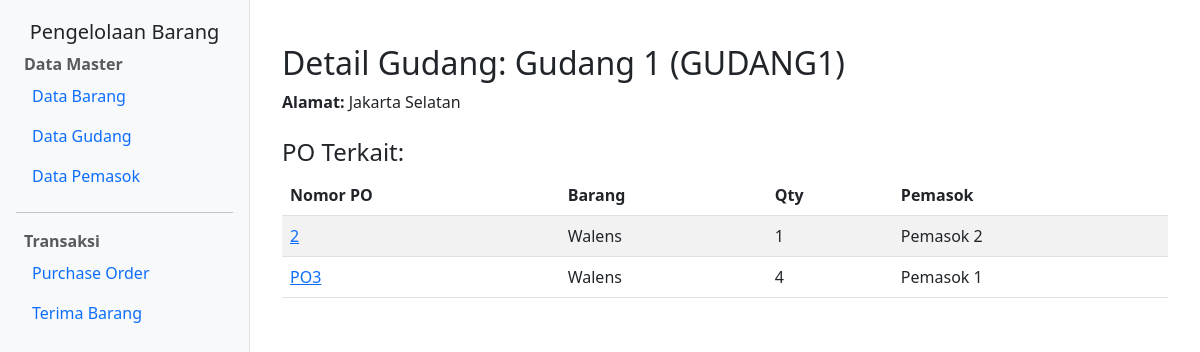
The page /gudang/detail/1/ on the database as committed earlier.
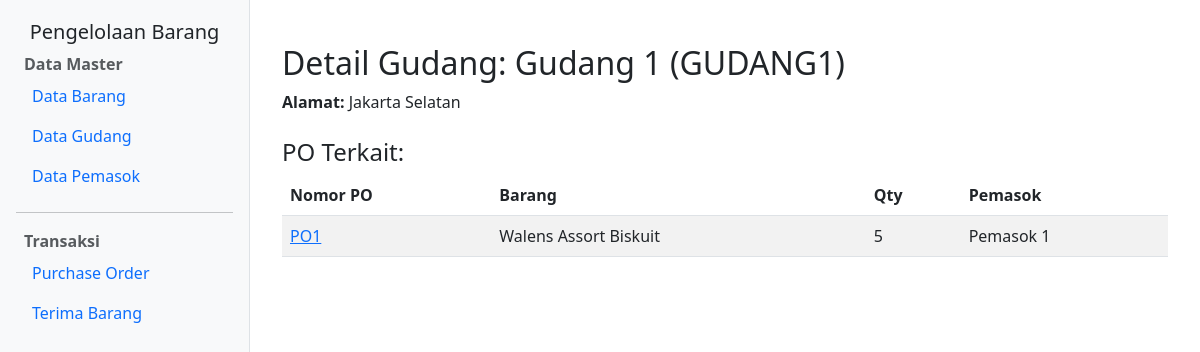
The same page on the database as committed later.
### app_barang/models.py (models this page shows, shortened)
class PO(models.Model):
    nomor_po = models.CharField(max_length=50, unique=True, null=False, blank=False)
    tanggal = models.DateField(null=False, blank=False)
    pemasok = models.ForeignKey(Pemasok, on_delete=models.PROTECT, null=False)
    gudang = models.ForeignKey(Gudang, on_delete=models.PROTECT, null=False)
    alamat_kirim = models.TextField(null=False, blank=False)
    kode_barang = models.ForeignKey(Barang, on_delete=models.PROTECT, null=False)
    qty_po = models.PositiveIntegerField(null=False)
    harga = models.DecimalField(max_digits=12, decimal_places=2, null=False)
    qty_terima = models.PositiveIntegerField(default=0)

class Barang(models.Model):
    TIPE_CHOICES = [
        ('G', 'General'),
        ('D', 'Detail'),
    ]
    kode = models.CharField(max_length=50, null=False, unique=True)
    nama = models.CharField(max_length=100, null=False, blank=False)
    tipe = models.CharField(max_length=1, choices=TIPE_CHOICES, null=False, blank=False)
    level = models.IntegerField(null=False, blank=False)
    induk = models.CharField(max_length=50, null=True, blank=True)
    satuan = models.CharField(max_length=20, null=True, blank=True)
    harga = models.DecimalField(max_digits=12, decimal_places=2, null=True, blank=True)
    qty_stok = models.PositiveIntegerField(default=0)

class Pemasok(models.Model):
    kode = models.CharField(max_length=50, null=False, unique=True)
    nama = models.CharField(max_length=100, null=False, blank=False)
    alamat = models.TextField(null=False, blank=False)

### app_barang/views.py (the view)
# urls.py: path('gudang/detail/<int:pk>/', views.gudang_detail, name='gudang_detail'),
def gudang_detail(request, pk):
    gudang = get_object_or_404(Gudang, pk=pk)
    po_terkait = PO.objects.filter(gudang=gudang).select_related('kode_barang', 'pemasok')
    return render(request, 'app_barang/gudang/gudang_detail.html', {
        'gudang': gudang,
        'po_terkait': po_terkait,
    })

### app_barang/templates/app_barang/gudang/gudang_detail.html
{% extends 'app_barang/layout/base.html' %}
{% block content %}
  <div class="container mt-4">
    <h2>Detail Gudang: {{ gudang.nama }} ({{ gudang.kode }})</h2>
    <p><strong>Alamat:</strong> {{ gudang.alamat }}</p>
    <h4 class="mt-4">PO Terkait:</h4>
    <table class="table table-striped">
      <thead>
        <tr>
          <th>Nomor PO</th>
          <th>Barang</th>
          <th>Qty</th>
          <th>Pemasok</th>
        </tr>
      </thead>
      <tbody>
        {% for po in po_terkait %}
          <tr>
            <td><a href="{% url 'po_detail' po.pk %}">{{ po.nomor_po }}</a></td>
            <td>{{ po.kode_barang.nama }}</td>
            <td>{{ po.qty_po }}</td>
            <td>{{ po.pemasok.nama }}</td>
          </tr>
        {% empty %}
          <tr><td colspan="4">Tidak ada PO untuk gudang ini.</td></tr>
        {% endfor %}
      </tbody>
    </table>
  </div>
{% endblock %}

Rows that differ between the two databases and show on the page:
removed PO: nomor_po "2", kode_barang.nama "Walens", qty_po "1", pemasok.nama "Pemasok 2"
removed PO: nomor_po "PO3", kode_barang.nama "Walens", qty_po "4", pemasok.nama "Pemasok 1"
added PO: nomor_po "PO1", kode_barang.nama "Walens Assort Biskuit", qty_po "5", pemasok.nama "Pemasok 1"
